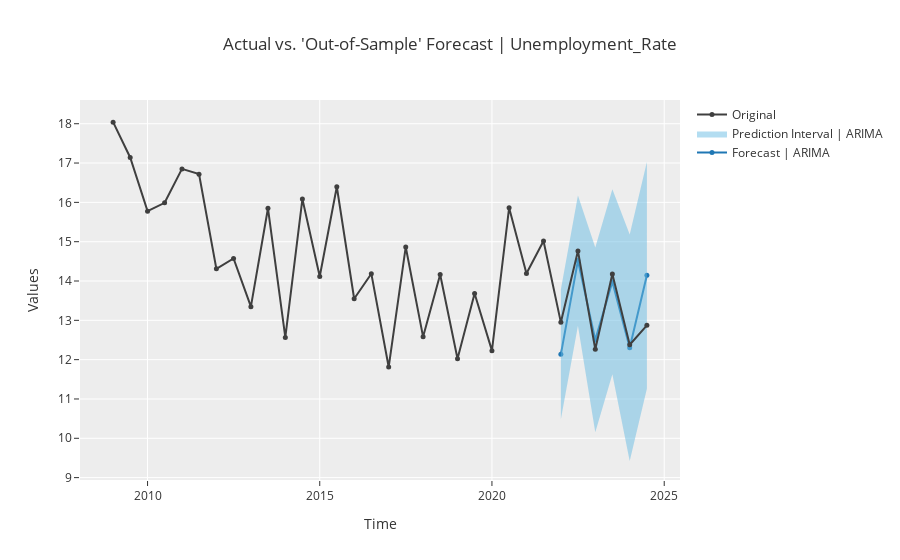

The notebook cell this image was saved under:
### Markdown cell above
arima

### Code cell
arima = exp.create_model('arima')
y_predict_arima = exp.predict_model(arima)
exp.plot_model(estimator=arima)

### Figure 1 — Plotly figure (JSON) as saved in the notebook; plotly's stock layout.template omitted (floating-point values rounded to 4 significant figures)
{"data": [{"line": {"color": "#1f77b4"}, "marker": {"size": 5}, "mode": "lines+markers", "name": "Forecast | ARIMA", "showlegend": true, "type": "scatter", "x": ["2022-01-01T00:00:00", "2022-07-01T00:00:00", "2023-01-01T00:00:00", "2023-07-01T00:00:00", "2024-01-01T00:00:00", "2024-07-01T00:00:00"], "y": [12.14, 14.52, 12.5, 13.98, 12.3, 14.15]}, {"line": {"width": 0}, "marker": {"color": "#68BBE3"}, "mode": "lines", "name": "Lower Interval", "showlegend": false, "type": "scatter", "x": ["2022-01-01T00:00:00", "2022-07-01T00:00:00", "2023-01-01T00:00:00", "2023-07-01T00:00:00", "2024-01-01T00:00:00", "2024-07-01T00:00:00"], "y": [10.49, 12.86, 10.16, 11.63, 9.422, 11.26]}, {"fill": "tonexty", "fillcolor": "rgba(104,187,227,0.5)", "line": {"width": 0}, "marker": {"color": "#68BBE3"}, "mode": "lines", "name": "Prediction Interval | ARIMA", "showlegend": true, "type": "scatter", "x": ["2022-01-01T00:00:00", "2022-07-01T00:00:00", "2023-01-01T00:00:00", "2023-07-01T00:00:00", "2024-01-01T00:00:00", "2024-07-01T00:00:00"], "y": [13.78, 16.18, 14.85, 16.33, 15.18, 17.03]}, {"marker": {"color": "#3f3f3f", "size": 5}, "mode": "lines+markers", "name": "Original", "showlegend": true, "type": "scatter", "x": ["2009-01-01T00:00:00", "2009-07-01T00:00:00", "2010-01-01T00:00:00", "2010-07-01T00:00:00", "2011-01-01T00:00:00", "2011-07-01T00:00:00", "2012-01-01T00:00:00", "2012-07-01T00:00:00", "2013-01-01T00:00:00", "2013-07-01T00:00:00", "2014-01-01T00:00:00", "2014-07-01T00:00:00", "2015-01-01T00:00:00", "2015-07-01T00:00:00", "2016-01-01T00:00:00", "2016-07-01T00:00:00", "2017-01-01T00:00:00", "2017-07-01T00:00:00", "2018-01-01T00:00:00", "2018-07-01T00:00:00", "2019-01-01T00:00:00", "2019-07-01T00:00:00", "2020-01-01T00:00:00", "2020-07-01T00:00:00", "2021-01-01T00:00:00", "2021-07-01T00:00:00", "2022-01-01T00:00:00", "2022-07-01T00:00:00", "2023-01-01T00:00:00", "2023-07-01T00:00:00", "2024-01-01T00:00:00", "2024-07-01T00:00:00"], "y": [18.04, 17.14, 15.78, 15.99, 16.85, 16.72, 14.31, 14.57, 13.35, 15.85, 12.57, 16.08, 14.12, 16.4, 13.55, 14.19, 11.81, 14.87, 12.58, 14.16, 12.02, 13.68, 12.23, 15.86, 14.19, 15.02, 12.95, 14.76, 12.27, 14.18, 12.38, 12.87]}], "layout": {"showlegend": true, "title": {"text": "Actual vs. 'Out-of-Sample' Forecast | Unemployment_Rate"}, "xaxis": {"title": {"text": "Time"}}, "yaxis": {"title": {"text": "Values"}}}}
